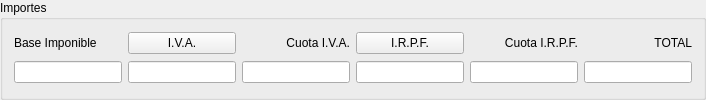
    <widget class="QGroupBox" name="groupBox_5">
     <property name="title">
      <string>Importes</string>
     </property>
     <layout class="QGridLayout" name="gridLayout_5">
      <item row="0" column="0">
       <widget class="QLabel" name="label_6">
        <property name="text">
         <string>Base Imponible</string>
        </property>
        <property name="buddy">
         <cstring>db_baseimponible</cstring>
        </property>
       </widget>
      </item>
      <item row="0" column="1">
       <widget class="DBChooseRecordButton" name="db_idimpuesto">
        <property name="text">
         <string>I.V.A.</string>
        </property>
        <property name="dataEditable">
         <bool>true</bool>
        </property>
        <property name="tableName">
         <string>tvw_periodosimpuestos</string>
        </property>
        <property name="searchFilter">
         <string>fechahasta&gt;now()</string>
        </property>
        <property name="scriptExecuteAfterChoose">
         <string>updateIVA</string>
        </property>
       </widget>
      </item>
      <item row="0" column="2">
       <widget class="QLabel" name="label_8">
        <property name="text">
         <string>Cuota I.V.A.</string>
        </property>
        <property name="alignment">
         <set>Qt::AlignRight|Qt::AlignTrailing|Qt::AlignVCenter</set>
        </property>
        <property name="buddy">
         <cstring>db_servicios_cuotaiva</cstring>
        </property>
       </widget>
      </item>
      <item row="0" column="3">
       <widget class="DBChooseRecordButton" name="db_idimpuesto_irpf">
        <property name="text">
         <string>I.R.P.F.</string>
        </property>
        <property name="dataEditable">
         <bool>true</bool>
        </property>
        <property name="tableName">
         <string>tvw_periodosimpuestos_irpf</string>
        </property>
        <property name="searchFilter">
         <string>fechahasta&gt;now()</string>
        </property>
        <property name="scriptExecuteAfterChoose">
         <string>updateIRPF</string>
        </property>
       </widget>
      </item>
      <item row="0" column="4">
       <widget class="QLabel" name="label_11">
        <property name="text">
         <string>Cuota I.R.P.F.</string>
        </property>
        <property name="alignment">
         <set>Qt::AlignRight|Qt::AlignTrailing|Qt::AlignVCenter</set>
        </property>
        <property name="buddy">
         <cstring>db_servicios_cuotairpf</cstring>
        </property>
       </widget>
      </item>
      <item row="0" column="5">
       <widget class="QLabel" name="label_7">
        <property name="text">
         <string>TOTAL</string>
        </property>
        <property name="alignment">
         <set>Qt::AlignRight|Qt::AlignTrailing|Qt::AlignVCenter</set>
        </property>
        <property name="buddy">
         <cstring>db_servicios_total</cstring>
        </property>
       </widget>
      </item>
      <item row="1" column="0">
       <widget class="DBNumberEdit" name="db_baseimponible">
        <property name="dataEditable">
         <bool>true</bool>
        </property>
       </widget>
      </item>
      <item row="1" column="1">
       <widget class="DBLineEdit" name="db_servicios_iva">
        <property name="focusPolicy">
         <enum>Qt::NoFocus</enum>
        </property>
        <property name="alignment">
         <set>Qt::AlignRight|Qt::AlignTrailing|Qt::AlignVCenter</set>
        </property>
        <property name="readOnly">
         <bool>true</bool>
        </property>
        <property name="fieldName">
         <string/>
        </property>
       </widget>
      </item>
      <item row="1" column="2">
       <widget class="DBNumberEdit" name="db_servicios_cuotaiva"/>
      </item>
      <item row="1" column="3">
       <widget class="DBNumberEdit" name="db_servicios_irpf">
        <property name="focusPolicy">
         <enum>Qt::NoFocus</enum>
        </property>
       </widget>
      </item>
      <item row="1" column="4">
       <widget class="DBNumberEdit" name="db_servicios_cuotairpf"/>
      </item>
      <item row="1" column="5">
       <widget class="DBNumberEdit" name="db_servicios_total">
        <property name="dataEditable">
         <bool>true</bool>
        </property>
       </widget>
      </item>
     </layout>
    </widget>
